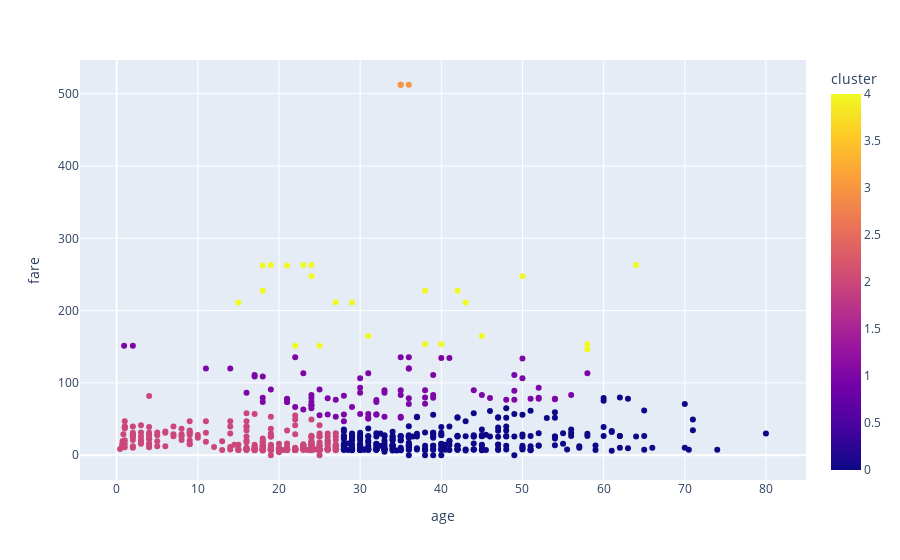

Write notebook code for a chart like this one.
### Code cell
fig = px.scatter(df,x='age',y='fare',color='cluster')
fig.show()

### Figure 1 — Plotly figure (JSON) as saved in the notebook; plotly's stock layout.template omitted (floating-point values rounded to 4 significant figures; data arrays with more than 128 entries replaced by an {"elided": "..."} marker saying what was removed)
{"data": [{"hovertemplate": "age=%{x}<br>fare=%{y}<br>cluster=%{marker.color}<extra></extra>", "legendgroup": "", "marker": {"color": {"elided": "891 int values"}, "coloraxis": "coloraxis", "symbol": "circle"}, "mode": "markers", "name": "", "orientation": "v", "showlegend": false, "type": "scatter", "x": {"elided": "891 float values"}, "xaxis": "x", "y": {"elided": "891 float values"}, "yaxis": "y"}], "layout": {"coloraxis": {"colorbar": {"title": {"text": "cluster"}}, "colorscale": [[0, "#0d0887"], [0.1111, "#46039f"], [0.2222, "#7201a8"], [0.3333, "#9c179e"], [0.4444, "#bd3786"], [0.5556, "#d8576b"], [0.6667, "#ed7953"], [0.7778, "#fb9f3a"], [0.8889, "#fdca26"], [1, "#f0f921"]]}, "legend": {"tracegroupgap": 0}, "margin": {"t": 60}, "xaxis": {"anchor": "y", "domain": [0, 1], "title": {"text": "age"}}, "yaxis": {"anchor": "x", "domain": [0, 1], "title": {"text": "fare"}}}}
